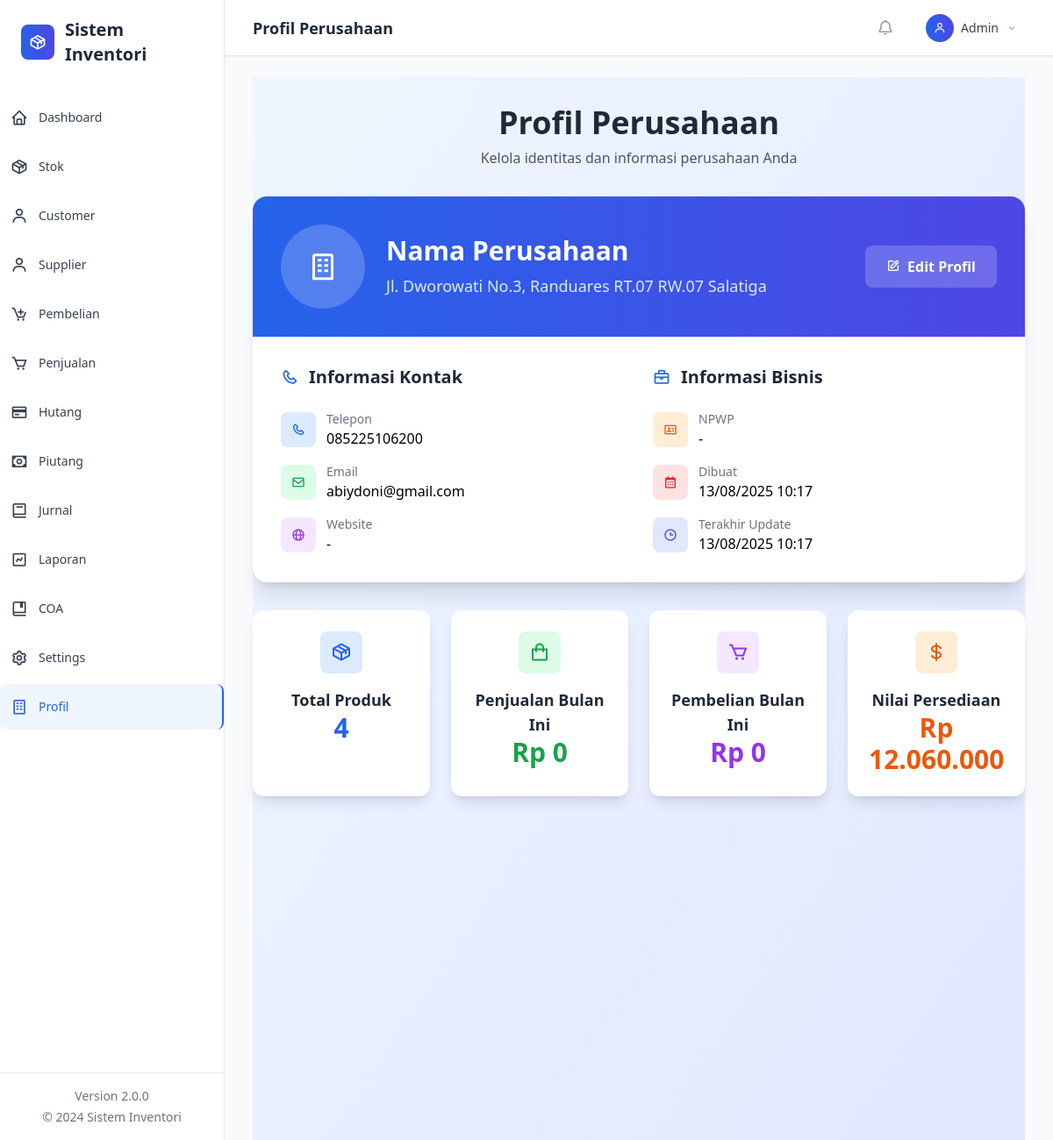
/?page=profil, run on the app's committed database.
### tables this page shows
CREATE TABLE profil_perusahaan (
    id INTEGER PRIMARY KEY AUTOINCREMENT,
    nama TEXT NOT NULL,
    alamat TEXT,
    telepon TEXT,
    email TEXT,
    logo TEXT,
    created_at DATETIME DEFAULT CURRENT_TIMESTAMP,
    updated_at DATETIME DEFAULT CURRENT_TIMESTAMP
);

### classes/Database.php (called while the page is built, shortened)
<?php
class Database {
    private $pdo;
    private static $instance = null;
    private function __construct() {
        try {
            $this->pdo = new PDO('sqlite:' . DB_FILE);
            $this->pdo->setAttribute(PDO::ATTR_ERRMODE, PDO::ERRMODE_EXCEPTION);
            $this->pdo->exec('PRAGMA foreign_keys = ON;');
            $this->initializeTables();
        } catch (Exception $e) {
            if (DEBUG_MODE) {
                die('Database Error: ' . $e->getMessage());
            } else {
                die('Database connection failed. Please contact administrator.');
            }
        }
    }
    public static function getInstance() {
        if (self::$instance === null) {
            self::$instance = new self();
        }
        return self::$instance;
    }
    private function initializeTables() {
        if (file_exists(INIT_SQL)) {
            $sql = file_get_contents(INIT_SQL);
            $stmts = array_filter(array_map('trim', explode(';', $sql)));
            foreach ($stmts as $stmt) {
                if ($stmt) {
                    $this->pdo->exec($stmt);
                }
            }
        }
        $this->createProfileTable();
    }
    private function createProfileTable() {
        $sql = "CREATE TABLE IF NOT EXISTS profil_perusahaan (
            id INTEGER PRIMARY KEY AUTOINCREMENT,
            nama_perusahaan TEXT NOT NULL,
            alamat TEXT,
            telepon TEXT,
            email TEXT,
            website TEXT,
            logo TEXT,
            npwp TEXT,
            created_at DATETIME DEFAULT CURRENT_TIMESTAMP,
            updated_at DATETIME DEFAULT CURRENT_TIMESTAMP
        )";
        $this->pdo->exec($sql);
        $stmt = $this->pdo->prepare("SELECT COUNT(*) FROM profil_perusahaan");
        $stmt->execute();
    }
    public function query($sql, $params = []) {
        try {
            $stmt = $this->pdo->prepare($sql);
            $stmt->execute($params);
            return $stmt;
        } catch (Exception $e) {
            if (DEBUG_MODE) {
                throw new Exception('Query Error: ' . $e->getMessage());
            } else {
                throw new Exception('Database operation failed.');
            }
        }
    }
    public function fetch($sql, $params = []) {
        return $this->query($sql, $params)->fetch(PDO::FETCH_ASSOC);
    }
}
?>

### classes/Helper.php (called while the page is built, shortened)
<?php
class Helper {
    public static function formatMoney($amount) {
        return 'Rp ' . number_format($amount, 0, ',', '.');
    }
    public static function formatDateTime($datetime) {
        return date('d/m/Y H:i', strtotime($datetime));
    }
}
?>

### views/profil/index.php (the view, shortened to what this page needs)
<?php
$profil = $db->fetch("SELECT * FROM profil_perusahaan ORDER BY id DESC LIMIT 1");
?>
<div class="min-h-screen bg-gradient-to-br from-blue-50 to-indigo-100 py-8">
    <div class="max-w-4xl mx-auto">
        <div class="text-center mb-8">
            <h1 class="text-4xl font-bold text-gray-800 mb-2">Profil Perusahaan</h1>
            <p class="text-gray-600">Kelola identitas dan informasi perusahaan Anda</p>
        </div>
        <div class="bg-white rounded-2xl shadow-xl overflow-hidden">
            <div class="bg-gradient-to-r from-blue-600 to-indigo-600 p-8 text-white">
                <div class="flex items-center space-x-6">
                    <div class="w-24 h-24 bg-white/20 rounded-full flex items-center justify-center">
                        <?php if (!empty($profil['logo'])): ?>
                            <img src="uploads/<?php echo htmlspecialchars($profil['logo']); ?>"
                                 alt="Logo" class="w-20 h-20 rounded-full object-cover">
                        <?php else: ?>
                            <i class='bx bx-building text-4xl'></i>
                        <?php endif; ?>
                    </div>
                    <div class="flex-1">
                        <h2 class="text-3xl font-bold mb-2"><?php echo htmlspecialchars($profil['nama_perusahaan'] ?? 'Nama Perusahaan'); ?></h2>
                        <p class="text-blue-100 text-lg"><?php echo htmlspecialchars($profil['alamat'] ?? 'Alamat belum diisi'); ?></p>
                    </div>
                    <button onclick="openEditProfile()"
                            class="bg-white/20 hover:bg-white/30 px-6 py-3 rounded-lg font-semibold transition-all duration-200 backdrop-blur-sm">
                        <i class='bx bx-edit mr-2'></i>Edit Profil
                    </button>
                </div>
            </div>
            <div class="p-8">
                <div class="grid grid-cols-1 md:grid-cols-2 gap-8">
                    <div class="space-y-6">
                        <h3 class="text-xl font-semibold text-gray-800 mb-4 flex items-center">
                            <i class='bx bx-phone text-blue-600 mr-3'></i>
                            Informasi Kontak
                        </h3>
                        <div class="space-y-4">
                            <div class="flex items-center space-x-3">
                                <div class="w-10 h-10 bg-blue-100 rounded-lg flex items-center justify-center">
                                    <i class='bx bx-phone text-blue-600'></i>
                                </div>
                                <div>
                                    <p class="text-sm text-gray-500">Telepon</p>
                                    <p class="font-medium"><?php echo htmlspecialchars($profil['telepon'] ?? '-'); ?></p>
                                </div>
                            </div>
                            <div class="flex items-center space-x-3">
                                <div class="w-10 h-10 bg-green-100 rounded-lg flex items-center justify-center">
                                    <i class='bx bx-envelope text-green-600'></i>
                                </div>
                                <div>
                                    <p class="text-sm text-gray-500">Email</p>
                                    <p class="font-medium"><?php echo htmlspecialchars($profil['email'] ?? '-'); ?></p>
                                </div>
                            </div>
                            <div class="flex items-center space-x-3">
                                <div class="w-10 h-10 bg-purple-100 rounded-lg flex items-center justify-center">
                                    <i class='bx bx-globe text-purple-600'></i>
                                </div>
                                <div>
                                    <p class="text-sm text-gray-500">Website</p>
                                    <p class="font-medium"><?php echo htmlspecialchars($profil['website'] ?? '-'); ?></p>
                                </div>
                            </div>
                        </div>
                    </div>
                    <div class="space-y-6">
                        <h3 class="text-xl font-semibold text-gray-800 mb-4 flex items-center">
                            <i class='bx bx-briefcase text-blue-600 mr-3'></i>
                            Informasi Bisnis
                        </h3>
                        <div class="space-y-4">
                            <div class="flex items-center space-x-3">
                                <div class="w-10 h-10 bg-orange-100 rounded-lg flex items-center justify-center">
                                    <i class='bx bx-id-card text-orange-600'></i>
                                </div>
                                <div>
                                    <p class="text-sm text-gray-500">NPWP</p>
                                    <p class="font-medium"><?php echo htmlspecialchars($profil['npwp'] ?? '-'); ?></p>
                                </div>
                            </div>
                            <div class="flex items-center space-x-3">
                                <div class="w-10 h-10 bg-red-100 rounded-lg flex items-center justify-center">
                                    <i class='bx bx-calendar text-red-600'></i>
                                </div>
                                <div>
                                    <p class="text-sm text-gray-500">Dibuat</p>
                                    <p class="font-medium"><?php echo Helper::formatDateTime($profil['created_at'] ?? ''); ?></p>
                                </div>
                            </div>
                            <div class="flex items-center space-x-3">
                                <div class="w-10 h-10 bg-indigo-100 rounded-lg flex items-center justify-center">
                                    <i class='bx bx-time text-indigo-600'></i>
                                </div>
                                <div>
                                    <p class="text-sm text-gray-500">Terakhir Update</p>
                                    <p class="font-medium"><?php echo Helper::formatDateTime($profil['updated_at'] ?? ''); ?></p>
                                </div>
                            </div>
                        </div>
                    </div>
                </div>
            </div>
        </div>
        <div class="mt-8 grid grid-cols-1 md:grid-cols-4 gap-6">
            <div class="bg-white rounded-xl shadow-lg p-6 text-center">
                <div class="w-12 h-12 bg-blue-100 rounded-lg flex items-center justify-center mx-auto mb-4">
                    <i class='bx bx-package text-2xl text-blue-600'></i>
                </div>
                <h3 class="text-lg font-semibold text-gray-800">Total Produk</h3>
                <?php $totalProduk = $db->fetch("SELECT COUNT(*) as total FROM stok")['total'] ?? 0; ?>
                <p class="text-3xl font-bold text-blue-600"><?php echo $totalProduk; ?></p>
            </div>
            <div class="bg-white rounded-xl shadow-lg p-6 text-center">
                <div class="w-12 h-12 bg-green-100 rounded-lg flex items-center justify-center mx-auto mb-4">
                    <i class='bx bx-shopping-bag text-2xl text-green-600'></i>
                </div>
                <h3 class="text-lg font-semibold text-gray-800">Penjualan Bulan Ini</h3>
                <?php
                $bulanIni = date('Y-m');
                $penjualanBulan = $db->fetch("SELECT SUM(total) as total FROM penjualan WHERE substr(tanggal,1,7)=?", [$bulanIni])['total'] ?? 0;
                ?>
                <p class="text-3xl font-bold text-green-600"><?php echo Helper::formatMoney($penjualanBulan); ?></p>
            </div>
            <div class="bg-white rounded-xl shadow-lg p-6 text-center">
                <div class="w-12 h-12 bg-purple-100 rounded-lg flex items-center justify-center mx-auto mb-4">
                    <i class='bx bx-cart text-2xl text-purple-600'></i>
                </div>
                <h3 class="text-lg font-semibold text-gray-800">Pembelian Bulan Ini</h3>
                <?php
                $pembelianBulan = $db->fetch("SELECT SUM(total) as total FROM pembelian WHERE substr(tanggal,1,7)=?", [$bulanIni])['total'] ?? 0;
                ?>
                <p class="text-3xl font-bold text-purple-600"><?php echo Helper::formatMoney($pembelianBulan); ?></p>
            </div>
            <div class="bg-white rounded-xl shadow-lg p-6 text-center">
                <div class="w-12 h-12 bg-orange-100 rounded-lg flex items-center justify-center mx-auto mb-4">
                    <i class='bx bx-dollar text-2xl text-orange-600'></i>
                </div>
                <h3 class="text-lg font-semibold text-gray-800">Nilai Persediaan</h3>
                <?php $nilaiPersediaan = $db->fetch("SELECT SUM(stok*harga) as total FROM stok")['total'] ?? 0; ?>
                <p class="text-3xl font-bold text-orange-600"><?php echo Helper::formatMoney($nilaiPersediaan); ?></p>
            </div>
        </div>
    </div>
</div>

### data on the page
profil_perusahaan: alamat "Jl. Dworowati No.3, Randuares RT.07 RW.07 Salatiga", telepon "085225106200", email "abiydoni@gmail.com", created_at "13/08/2025 10:17", updated_at "13/08/2025 10:17"

### other printed values
APP_NAME "Sistem Inventori"
APP_VERSION "2.0.0"
$pageTitles[$page] "Profil Perusahaan"
$profil['nama_perusahaan'] "Nama Perusahaan"
$profil['website'] "-"
$profil['npwp'] "-"
$totalProduk "4"
Helper::formatMoney($penjualanBulan) "Rp 0"
Helper::formatMoney($pembelianBulan) "Rp 0"
Helper::formatMoney($nilaiPersediaan) "Rp 12.060.000"
